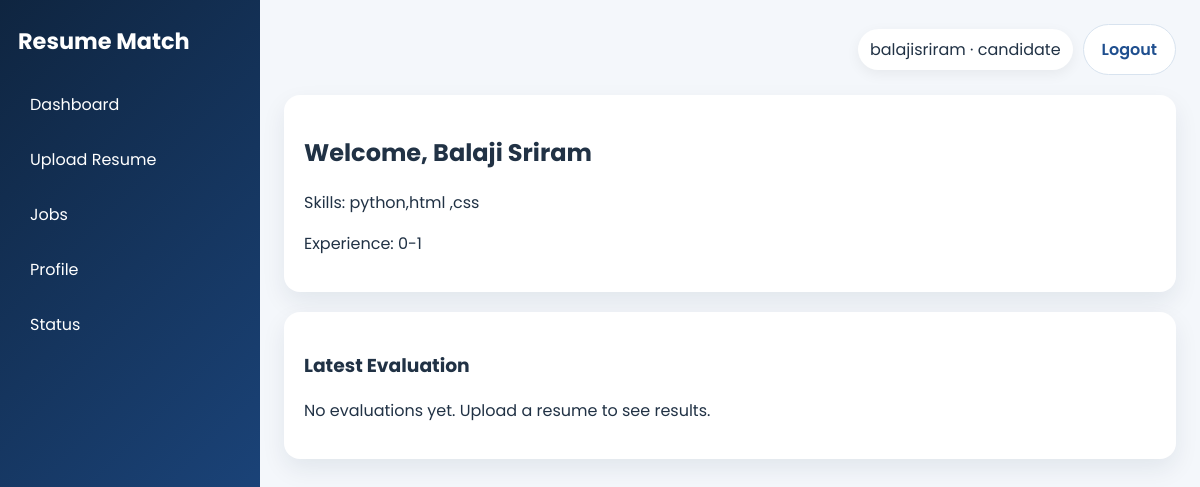
/candidate/dashboard (signed in), run on the app's committed database.
### tables this page shows
CREATE TABLE users (
            id INTEGER PRIMARY KEY AUTOINCREMENT,
            username TEXT UNIQUE NOT NULL,
            email TEXT UNIQUE NOT NULL,
            password_hash TEXT NOT NULL,
            role TEXT NOT NULL CHECK(role IN ('admin','hr','candidate')),
            created_at TEXT NOT NULL
        );

CREATE TABLE candidates (
            id INTEGER PRIMARY KEY AUTOINCREMENT,
            user_id INTEGER NOT NULL UNIQUE,
            full_name TEXT NOT NULL,
            email TEXT NOT NULL,
            phone TEXT NOT NULL,
            skills TEXT NOT NULL,
            education TEXT NOT NULL,
            experience TEXT NOT NULL,
            created_at TEXT NOT NULL,
            updated_at TEXT NOT NULL,
            FOREIGN KEY (user_id) REFERENCES users(id) ON DELETE CASCADE
        );

### app.py (the view)
@app.route("/candidate/dashboard")
@require_login("candidate")
def candidate_dashboard() -> str:
    candidate = get_candidate_by_user_id(session["user_id"])
    resumes = []
    evaluations = []
    if candidate:
        conn = get_connection()
        candidate_resumes = conn.execute("SELECT * FROM resumes WHERE candidate_id = ? ORDER BY uploaded_at DESC", (candidate["id"],)).fetchall()
        conn.close()
        resumes = [dict(item) for item in candidate_resumes]
        if resumes:
            evaluations = get_evaluations_for_resume(resumes[0]["id"])
    return render_template("candidate_dashboard.html", candidate=candidate, resumes=resumes, evaluations=evaluations)

### app.py (called while the page is built)
@app.context_processor
def inject_globals() -> dict[str, Any]:
    user = None
    if "user_id" in session:
        user = get_user_by_id(session["user_id"])
    return {"current_user": user, "csrf_token": session.get("csrf_token")}

def require_login(role: str | None = None) -> Any:
    def decorator(func):
        @wraps(func)
        def wrapper(*args, **kwargs):
            if "user_id" not in session:
                flash("Please log in first.", "warning")
                return redirect(url_for("login"))
            user = get_user_by_id(session["user_id"])
            if role and user["role"] != role:
                flash("You do not have access to this page.", "danger")
                return redirect(url_for("home"))
            return func(*args, **kwargs)
        return wrapper
    return decorator

@app.before_request
def ensure_csrf_token() -> None:
    if "csrf_token" not in session:
        session["csrf_token"] = secrets.token_hex(16)

### utils/database.py (called while the page is built)
def get_connection() -> sqlite3.Connection:
    conn = sqlite3.connect(DB_PATH)
    conn.row_factory = sqlite3.Row
    conn.execute("PRAGMA foreign_keys = ON")
    return conn

def get_user_by_id(user_id: int) -> Optional[Dict[str, Any]]:
    conn = get_connection()
    user = conn.execute("SELECT * FROM users WHERE id = ?", (user_id,)).fetchone()
    conn.close()
    return dict(user) if user else None

def get_candidate_by_user_id(user_id: int) -> Optional[Dict[str, Any]]:
    conn = get_connection()
    candidate = conn.execute("SELECT * FROM candidates WHERE user_id = ?", (user_id,)).fetchone()
    conn.close()
    return dict(candidate) if candidate else None

def get_evaluations_for_resume(resume_id: int) -> list[Dict[str, Any]]:
    conn = get_connection()
    rows = conn.execute("SELECT * FROM evaluations WHERE resume_id = ? ORDER BY created_at DESC", (resume_id,)).fetchall()
    conn.close()
    return [dict(row) for row in rows]

### templates/candidate_dashboard.html
{% extends 'base.html' %}
{% block content %}
<section class="card">
    <h2>Welcome, {{ candidate.full_name }}</h2>
    <p>Skills: {{ candidate.skills }}</p>
    <p>Experience: {{ candidate.experience }}</p>
</section>
<section class="card">
    <h3>Latest Evaluation</h3>
    {% if evaluations %}
    <p>ATS Score: {{ evaluations[0].ats_score }}%</p>
    <p>Match Score: {{ evaluations[0].match_score }}%</p>
    <p>Recommendation: {{ evaluations[0].recommendation }}</p>
    {% else %}
    <p>No evaluations yet. Upload a resume to see results.</p>
    {% endif %}
</section>
{% endblock %}

### templates/base.html (shortened to what this page needs)
<!DOCTYPE html>
<html lang="en">
<head>
    <link rel="stylesheet" href="{{ url_for('static', filename='css/style.css') }}">
</head>
<body class="{% if request.endpoint == 'home' %}landing-body{% else %}app-body{% endif %}">
    {% if request.endpoint == 'home' %}
        <div class="landing-page">
            <header class="sticky-nav">
                <a class="brand-mark" href="{{ url_for('home') }}"><span>Resume</span>Match</a>
                <button class="menu-toggle" aria-label="Toggle navigation">☰</button>
                <nav class="nav-links">
                    <a href="#platform">Platform</a>
                    <a href="#workflow">How It Works</a>
                    <a href="{{ url_for('jobs') }}">Jobs</a>
                    <a href="#contact">Contact</a>
                    <a class="nav-cta" href="{{ url_for('register') }}">Join Now</a>
                </nav>
            </header>
            {% with messages = get_flashed_messages(with_categories=true) %}
                {% if messages %}
                    <div class="flash-stack landing-flash">
                        {% for category, message in messages %}
                            <div class="flash flash-{{ category }}">{{ message }}</div>
                        {% endfor %}
                    </div>
                {% endif %}
            {% endwith %}
            <div class="content-wrapper">
    {% else %}
        <div class="page-shell">
            <aside class="sidebar">
                <div class="brand">Resume Match</div>
                <nav>
                    {% if current_user and current_user.role == 'admin' %}
                        <a href="{{ url_for('admin_dashboard') }}">Dashboard</a>
                        <a href="{{ url_for('admin_candidates') }}">Candidates</a>
                        <a href="{{ url_for('admin_hr_users') }}">HR Users</a>
                        <a href="{{ url_for('admin_job_descriptions') }}">Jobs</a>
                        <a href="{{ url_for('admin_resumes') }}">Resumes</a>
                    {% elif current_user and current_user.role == 'hr' %}
                        <a href="{{ url_for('hr_dashboard') }}">Dashboard</a>
                        <a href="{{ url_for('upload_job') }}">Create Job</a>
                        <a href="{{ url_for('ranking') }}">Ranking</a>
                        <a href="{{ url_for('analytics') }}">Analytics</a>
                        <a href="{{ url_for('reports') }}">Reports</a>
                    {% elif current_user and current_user.role == 'candidate' %}
                        <a href="{{ url_for('candidate_dashboard') }}">Dashboard</a>
                        <a href="{{ url_for('upload_resume') }}">Upload Resume</a>
                        <a href="{{ url_for('jobs') }}">Jobs</a>
                        <a href="{{ url_for('profile') }}">Profile</a>
                        <a href="{{ url_for('application_status') }}">Status</a>
                    {% else %}
                        <a href="{{ url_for('home') }}">Home</a>
                        <a href="{{ url_for('about') }}">About</a>
                        <a href="{{ url_for('contact') }}">Contact</a>
                    {% endif %}
                </nav>
            </aside>
            <main class="main-content">
                <header class="topbar">
                    <div class="topbar-actions">
                        {% if current_user %}
                            <span class="user-pill">{{ current_user.username }} · {{ current_user.role }}</span>
                            <a class="btn btn-outline" href="{{ url_for('logout') }}">Logout</a>
                        {% else %}
                            <a class="btn btn-outline" href="{{ url_for('login') }}">Login</a>
                            <a class="btn btn-primary" href="{{ url_for('register') }}">Register</a>
                        {% endif %}
                    </div>
                </header>
                <div class="content-wrapper">
    {% endif %}
    {% block content %}{% endblock %}
    {% if request.endpoint == 'home' %}
            </div>
            <footer class="landing-footer" id="contact">
                <p>© 2026 ResumeMatch. Trusted by modern HR teams.</p>
            </footer>
        </div>
    {% else %}
                </div>
            </main>
        </div>
    {% endif %}
</body>
</html>

### static/css/style.css (style rules this page uses)
:root { --bg: #f4f7fb; --card: #ffffff; --text: #213245; --muted: #617489; --primary: #1f4f8f; --accent: #2e6fdb; --danger: #d64545; --success: #2ca25f; --shadow: 0 20px 45px rgba(15, 37, 64, 0.12); }
* { box-sizing: border-box; }
html { scroll-behavior: smooth; }
body { margin: 0; font-family: 'Poppins', Arial, sans-serif; background: var(--bg); color: var(--text); }
.page-shell { display: flex; min-height: 100vh; }
.sidebar { width: 260px; background: linear-gradient(135deg, #0f2540, #1f4f8f); color: white; padding: 24px 18px; }
.brand { font-size: 1.4rem; font-weight: 700; margin-bottom: 24px; }
.sidebar nav { display: flex; flex-direction: column; gap: 10px; }
.sidebar a { color: white; text-decoration: none; padding: 10px 12px; border-radius: 8px; }
.main-content { flex: 1; padding: 24px; }
.topbar { display: flex; justify-content: space-between; align-items: center; margin-bottom: 20px; }
.topbar-actions { display: flex; gap: 10px; align-items: center; }
.user-pill { background: white; padding: 8px 12px; border-radius: 999px; box-shadow: 0 4px 14px rgba(0,0,0,0.06); }
.card { background: var(--card); border-radius: 16px; padding: 20px; box-shadow: 0 10px 24px rgba(15,37,64,0.08); margin-bottom: 20px; }
.btn { border: none; cursor: pointer; text-decoration: none; display: inline-flex; align-items: center; justify-content: center; padding: 12px 18px; font-weight: 600; border-radius: 999px; transition: transform 0.2s ease, box-shadow 0.2s ease; }
.btn-outline { background: white; color: var(--primary); border: 1px solid #d8e3ef; }

### data on the page
users: username "balajisriram", role "candidate"
candidates: full_name "Balaji Sriram", skills "python,html ,css", experience "0-1"
